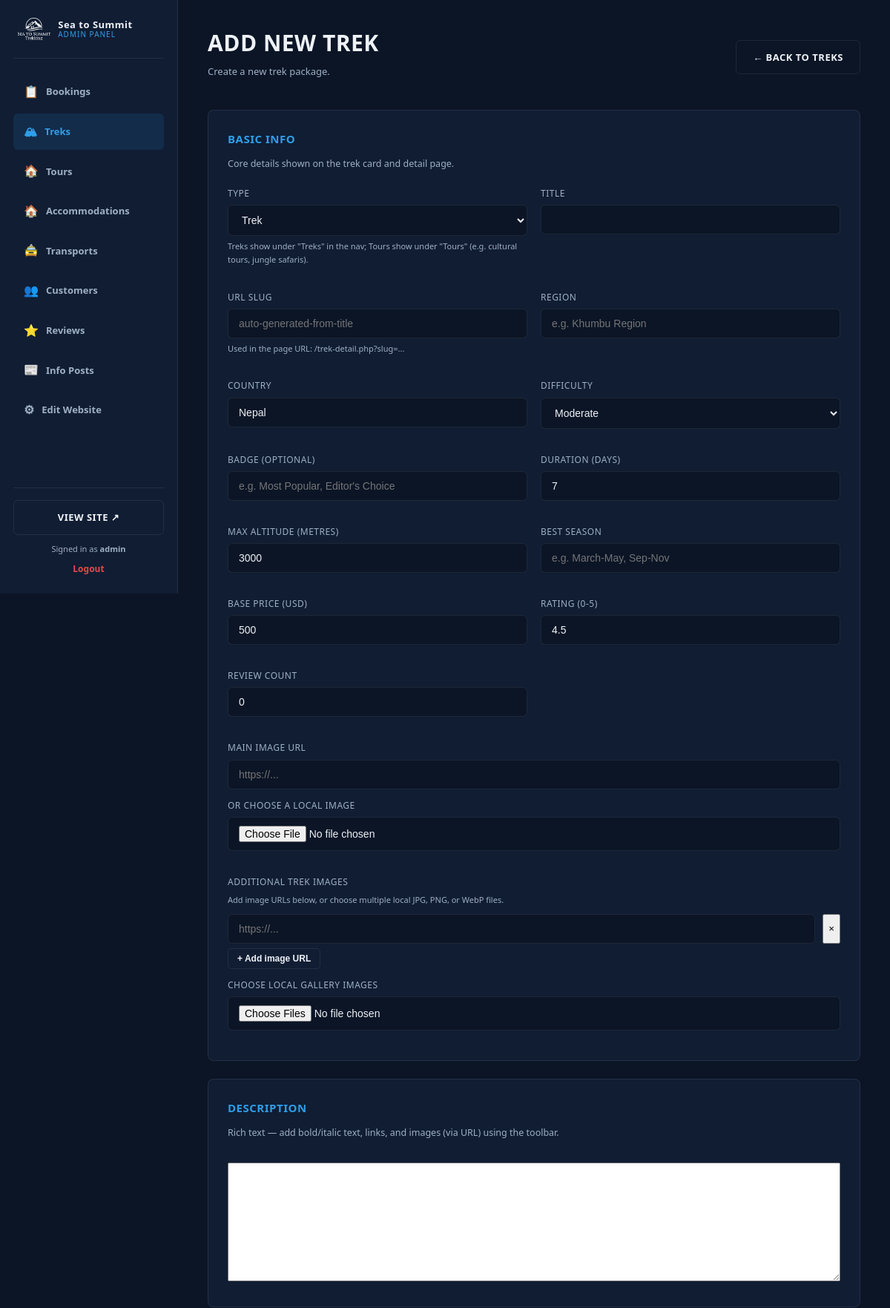
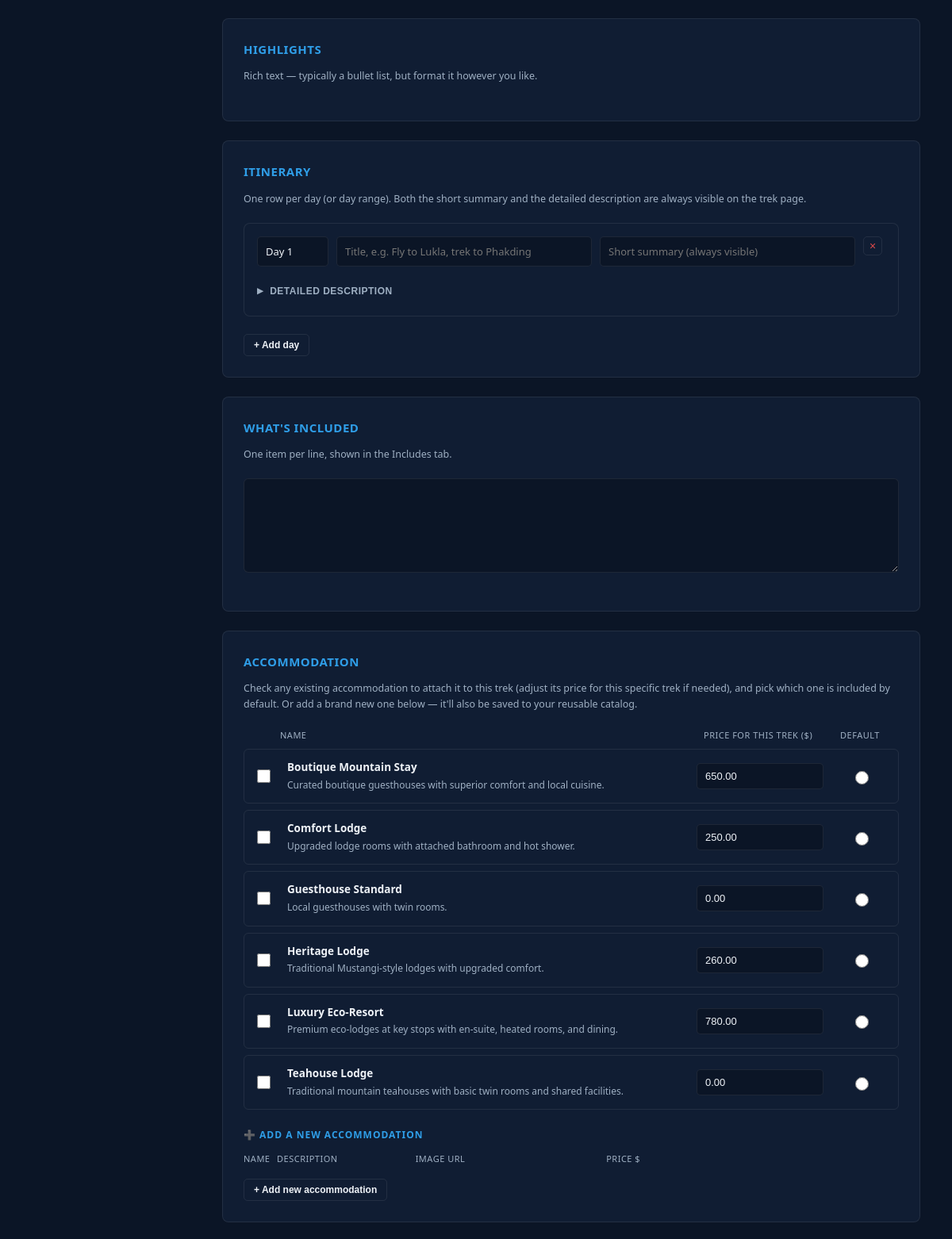
Screenshot of /admin/trek-form.php (signed in, upper part) with the database file from the repository (2 pictures, top to bottom).
### tables this page shows
CREATE TABLE accommodations (
    id INT AUTO_INCREMENT PRIMARY KEY,
    name VARCHAR(100) NOT NULL,
    description VARCHAR(255) NOT NULL,
    image_url VARCHAR(255) DEFAULT NULL,
    default_price DECIMAL(10,2) NOT NULL DEFAULT 0,
    created_at TIMESTAMP DEFAULT CURRENT_TIMESTAMP
);

### config.php (called while the page is built, shortened)
<?php
function h($str) {
    return htmlspecialchars($str ?? '', ENT_QUOTES, 'UTF-8');
}

### admin/trek-form.php (the view, shortened to what this page needs)
<?php
require_once '../config.php';
$id = isset($_GET['id']) ? (int)$_GET['id'] : (isset($_POST['id']) ? (int)$_POST['id'] : 0);
$isEdit = $id > 0;
$typeParam = ($_GET['type'] ?? $_POST['product_type'] ?? 'trek') === 'tour' ? 'tour' : 'trek';
$trek = [
    'id' => 0, 'slug' => '', 'title' => '', 'product_type' => $typeParam, 'region' => '', 'country' => 'Nepal',
    'difficulty' => 'Moderate', 'duration_days' => 7, 'max_altitude' => 3000,
    'best_season' => '', 'rating' => 4.5, 'review_count' => 0, 'base_price' => 500,
    'badge' => '', 'image_url' => '', 'description' => '', 'highlights' => '',
    'includes_list' => ''
];
$itineraryDays = [];
$galleryImages = [];
$attachedAccoms = [];
if (empty($itineraryDays)) {
    $itineraryDays[] = ['Day 1', '', '', ''];
}
$allAccommodations = $conn->query("SELECT * FROM accommodations ORDER BY name ASC")->fetch_all(MYSQLI_ASSOC);
$typeLabel = ucfirst($trek['product_type']);
$listPage = $trek['product_type'] === 'tour' ? 'tours.php' : 'treks.php';
?>
<?php include 'includes/header.php'; ?>
<div class="admin-page-header">
    <div>
        <h1><?= $isEdit ? strtoupper("EDIT $typeLabel") : strtoupper("ADD NEW $typeLabel") ?></h1>
        <p><?= $isEdit ? 'Editing: ' . h($trek['title']) : "Create a new $trek[product_type] package." ?></p>
    </div>
    <a href="<?= h($listPage) ?>" class="btn btn-outline">&larr; BACK TO <?= strtoupper($typeLabel) ?>S</a>
</div>
<form method="POST" action="trek-form.php<?= $isEdit ? '?id=' . $id : '' ?>" id="trekForm" enctype="multipart/form-data">
    <div class="form-card">
        <h3>Basic Info</h3>
        <p class="form-card-desc">Core details shown on the trek card and detail page.</p>
        <div class="admin-form-grid">
            <div class="form-field">
                <label>Type</label>
                <select name="product_type">
                    <option value="trek" <?= $trek['product_type'] === 'trek' ? 'selected' : '' ?>>Trek</option>
                </select>
                <div class="hint">Treks show under "Treks" in the nav; Tours show under "Tours" (e.g. cultural tours, jungle safaris).</div>
            </div>
            <div class="form-field">
                <label>Title</label>
                <input type="text" id="titleInput" name="title" value="<?= h($trek['title']) ?>" required>
            </div>
            <div class="form-field">
                <label>URL Slug</label>
                <input type="text" id="slugInput" name="slug" value="<?= h($trek['slug']) ?>" placeholder="auto-generated-from-title">
                <div class="hint">Used in the page URL: /trek-detail.php?slug=...</div>
            </div>
            <div class="form-field">
                <label>Region</label>
                <input type="text" name="region" value="<?= h($trek['region']) ?>" placeholder="e.g. Khumbu Region" required>
            </div>
            <div class="form-field">
                <label>Country</label>
                <input type="text" name="country" value="<?= h($trek['country']) ?>">
            </div>
            <div class="form-field">
                <label>Difficulty</label>
                <select name="difficulty">
                    <?php foreach (['Easy','Moderate','Challenging','Extreme'] as $d): ?>
                        <option value="<?= $d ?>" <?= $trek['difficulty'] === $d ? 'selected' : '' ?>><?= $d ?></option>
                    <?php endforeach; ?>
                </select>
            </div>
            <div class="form-field">
                <label>Badge (optional)</label>
                <input type="text" name="badge" value="<?= h($trek['badge']) ?>" placeholder="e.g. Most Popular, Editor's Choice">
            </div>
            <div class="form-field">
                <label>Duration (days)</label>
                <input type="number" name="duration_days" value="<?= (int)$trek['duration_days'] ?>" min="1" required>
            </div>
            <div class="form-field">
                <label>Max Altitude (metres)</label>
                <input type="number" name="max_altitude" value="<?= (int)$trek['max_altitude'] ?>" min="0">
            </div>
            <div class="form-field">
                <label>Best Season</label>
                <input type="text" name="best_season" value="<?= h($trek['best_season']) ?>" placeholder="e.g. March-May, Sep-Nov">
            </div>
            <div class="form-field">
                <label>Base Price (USD)</label>
                <input type="number" step="0.01" name="base_price" value="<?= h($trek['base_price']) ?>" min="0" required>
            </div>
            <div class="form-field">
                <label>Rating (0-5)</label>
                <input type="number" step="0.1" min="0" max="5" name="rating" value="<?= h($trek['rating']) ?>">
            </div>
            <div class="form-field">
                <label>Review Count</label>
                <input type="number" name="review_count" value="<?= (int)$trek['review_count'] ?>" min="0">
            </div>
            <div class="form-field full">
                <label>Main Image URL</label>
                <input type="text" name="image_url" value="<?= h($trek['image_url']) ?>" placeholder="https://...">
                <label class="upload-label">Or choose a local image</label>
                <input type="file" name="main_image_file" accept="image/jpeg,image/png,image/webp">
            </div>
            <div class="form-field full">
                <label>Additional Trek Images</label>
                <div class="hint">Add image URLs below, or choose multiple local JPG, PNG, or WebP files.</div>
                <div id="galleryImageRows">
                    <?php if (empty($galleryImages)): ?>
                    <div class="gallery-row-grid">
                        <input type="text" name="gallery_image[]" placeholder="https://...">
                        <button type="button" class="remove-row-btn" title="Remove">&times;</button>
                    </div>
                    <?php endif; ?>
                </div>
                <button type="button" id="addGalleryImage" class="icon-btn add-row-btn">+ Add image URL</button>
                <label class="upload-label">Choose local gallery images</label>
                <input type="file" name="gallery_image_file[]" accept="image/jpeg,image/png,image/webp" multiple>
            </div>
        </div>
    </div>
    <div class="form-card">
        <h3>Description</h3>
        <p class="form-card-desc">Rich text — add bold/italic text, links, and images (via URL) using the toolbar.</p>
        <textarea name="description" id="descriptionInput" class="rich-editor-fallback"><?= h($trek['description']) ?></textarea>
    </div>
    <div class="form-card">
        <h3>Highlights</h3>
        <p class="form-card-desc">Rich text — typically a bullet list, but format it however you like.</p>
    </div>
    <div class="form-card">
        <h3>Itinerary</h3>
        <p class="form-card-desc">One row per day (or day range). Both the short summary and the detailed description are always visible on the trek page.</p>
        <div id="itineraryRows">
            <?php foreach ($itineraryDays as $i => $day): [$label, $title, $short, $detail] = $day; ?>
            <div class="itinerary-row-wrapper">
                <div class="itinerary-row-grid">
                    <input type="text" name="day_label[]" placeholder="Day 1" value="<?= h($label) ?>" class="day-label-input">
                    <input type="text" name="day_title[]" placeholder="Title, e.g. Fly to Lukla, trek to Phakding" value="<?= h($title) ?>" class="day-title-input">
                    <input type="text" name="day_short[]" placeholder="Short summary (always visible)" value="<?= h($short) ?>" class="day-short-input">
                    <button type="button" class="remove-row-btn" title="Remove">&times;</button>
                </div>
                <div class="itinerary-detail-collapse">
                    <button type="button" class="itinerary-detail-toggle <?= !empty($detail) ? 'active' : '' ?>" title="Toggle description">
                        <span class="toggle-arrow">▶</span> DETAILED DESCRIPTION <?= !empty($detail) ? '<span style="color:var(--blue);font-size:11px;margin-left:4px;">(has content)</span>' : '' ?>
                    </button>
                </div>
            </div>
            <?php endforeach; ?>
        </div>
        <button type="button" id="addItineraryRow" class="icon-btn add-row-btn">+ Add day</button>
    </div>
    <div class="form-card">
        <h3>What's Included</h3>
        <p class="form-card-desc">One item per line, shown in the Includes tab.</p>
        <div class="form-field full">
            <textarea name="includes_list" rows="5"><?= h($trek['includes_list']) ?></textarea>
        </div>
    </div>
    <div class="form-card">
        <h3>Accommodation</h3>
        <p class="form-card-desc">Check any existing accommodation to attach it to this trek (adjust its price for this specific trek if needed), and pick which one is included by default. Or add a brand new one below — it'll also be saved to your reusable catalog.</p>
        <div class="catalog-picker-header"><span></span><span>Name</span><span>Price for this trek ($)</span><span>Default</span></div>
        <?php foreach ($allAccommodations as $acc):
            $attached = $attachedAccoms[$acc['id']] ?? null;
            $priceVal = $attached ? $attached['extra_price'] : $acc['default_price'];
            $isDefault = $attached && $attached['is_default']; ?>
        <label class="catalog-picker-row">
            <input type="checkbox" name="accom_existing[]" value="<?= (int)$acc['id'] ?>" <?= $attached ? 'checked' : '' ?> class="catalog-attach-checkbox">
            <span class="catalog-picker-info"><b><?= h($acc['name']) ?></b><br><span class="catalog-picker-desc"><?= h($acc['description']) ?></span></span>
            <input type="number" step="0.01" name="accom_existing_price[<?= (int)$acc['id'] ?>]" value="<?= h($priceVal) ?>">
            <input type="radio" name="accom_default" value="<?= (int)$acc['id'] ?>" <?= $isDefault ? 'checked' : '' ?>>
        </label>
        <?php endforeach; ?>
        <div class="panel-section-title" style="margin-top:22px;">&#10133; ADD A NEW ACCOMMODATION</div>
        <div class="option-row-header"><span>Name</span><span>Description</span><span>Image URL</span><span>Price $</span><span></span></div>
        <button type="button" id="addAccomNewRow" class="icon-btn add-row-btn">+ Add new accommodation</button>
    </div>
</form>
<link href="https://cdn.jsdelivr.net/npm/quill@2.0.3/dist/quill.snow.css" rel="stylesheet">
<?php include 'includes/footer.php'; ?>

### rows the page displays
accommodations: name "Boutique Mountain Stay", description "Curated boutique guesthouses with superior comfort and local cuisine.", default_price "650.00"
accommodations: name "Comfort Lodge", description "Upgraded lodge rooms with attached bathroom and hot shower.", default_price "250.00"
accommodations: name "Guesthouse Standard", description "Local guesthouses with twin rooms.", default_price "0.00"
accommodations: name "Heritage Lodge", description "Traditional Mustangi-style lodges with upgraded comfort.", default_price "260.00"
accommodations: name "Luxury Eco-Resort", description "Premium eco-lodges at key stops with en-suite, heated rooms, and dining.", default_price "780.00"
accommodations: name "Teahouse Lodge", description "Traditional mountain teahouses with basic twin rooms and shared facilities.", default_price "0.00"

### other values shown
get_setting('site_name', 'Sea to Summit') "Sea to Summit"
$_SESSION['admin_username'] "admin"
$trek[product_type] "trek"
$typeLabel "TREK"
form field difficulty "Moderate"
